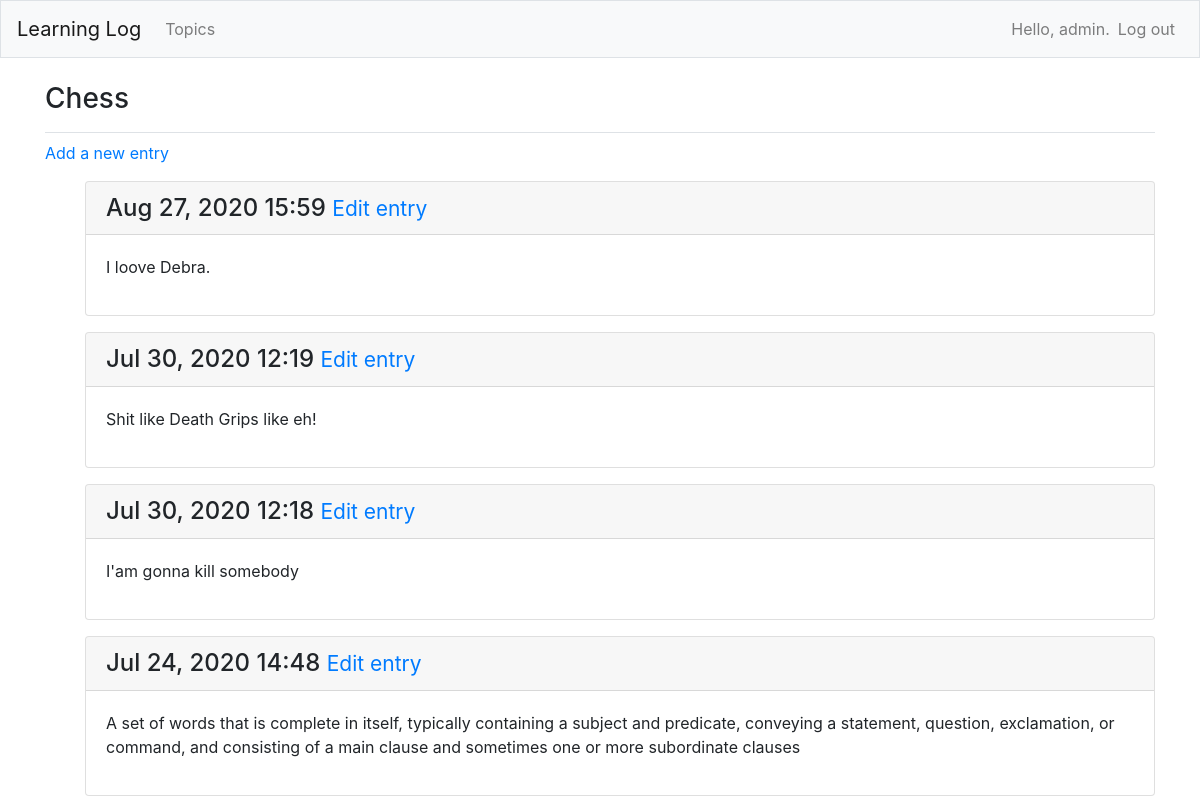
Page /topics/1/ (signed in) on the earlier database version.
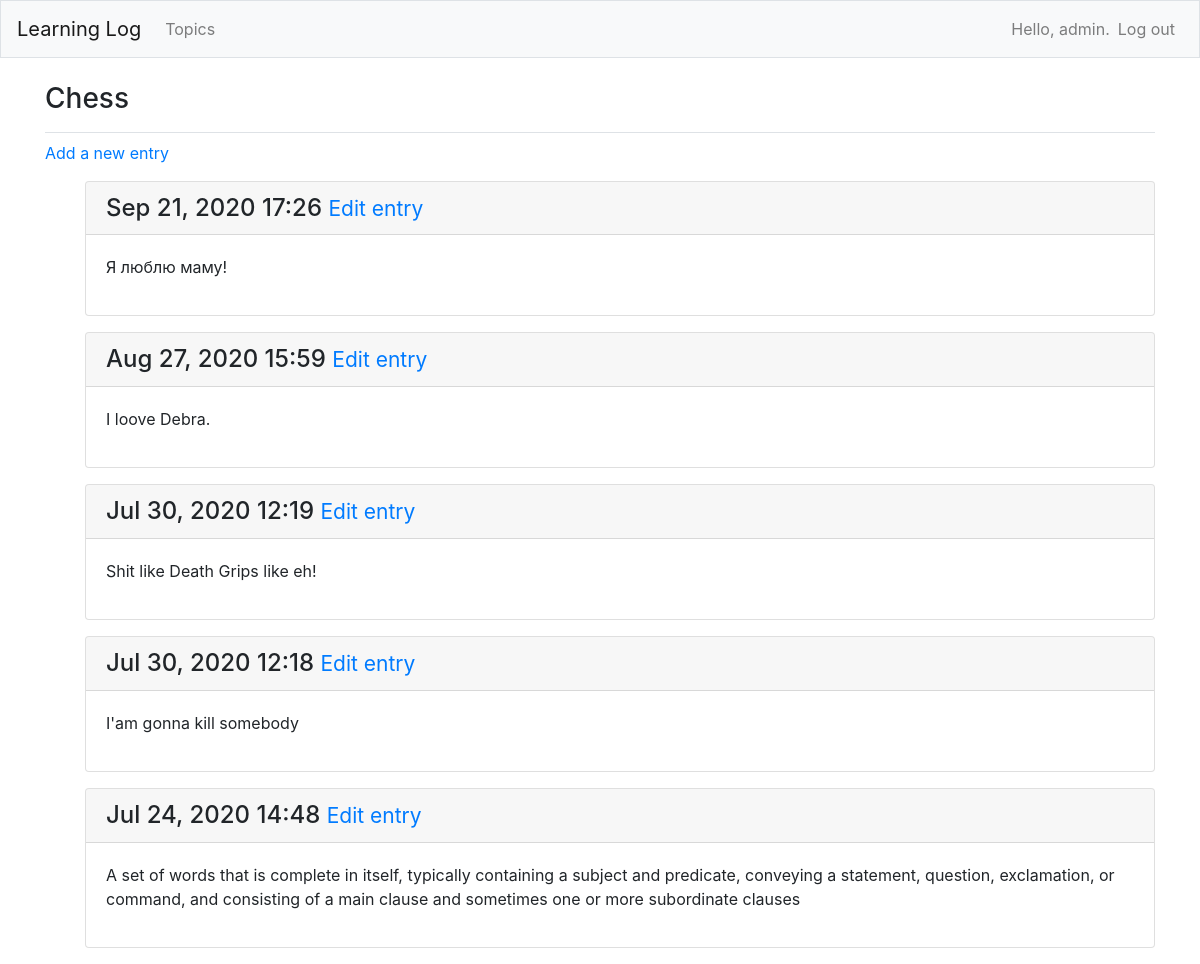
Same page on the later database version.
### learning_logs/models.py (models this page shows, shortened)
class Entry(models.Model):
    topic = models.ForeignKey(Topic, on_delete=models.CASCADE)
    text = models.TextField()
    date_added = models.DateTimeField(auto_now_add=True)
    class Meta:
        verbose_name_plural = 'entries'

### learning_logs/views.py (the view)
# urls.py: path('topics/<int:topic_id>/', views.topic, name='topic'),
@login_required
def topic(request, topic_id):
    topic = Topic.objects.get(id=topic_id)
    if topic.owner != request.user:
        raise Http404
    entries = topic.entry_set.order_by('-date_added')
    context = {'topic': topic, 'entries': entries}
    return render(request, 'learning_logs/topic.html', context)

### learning_logs/models.py (called while the page is built)
    def __str__(self):
        return self.text

### learning_logs/templates/learning_logs/topic.html
{% extends 'learning_logs/base.html' %}
{% block page_header %}
<h3>{{ topic }}</h3>
{% endblock page_header %}
{% block content %}
<p><a href="{% url 'learning_logs:new_entry' topic.id %}">Add a new entry</a></p>
<ul>
    {% for entry in entries %}
    <div class="card mb-3">
        <h4 class="card-header">
            {{ entry.date_added|date:'M d, Y H:i' }}
            <small><a href="{% url 'learning_logs:edit_entry' entry.id %}">Edit entry</a></small>
        </h4>
        <div class="card-body">
            {{ entry.text|linebreaks }}
        </div>
    </div>
    {% empty %}
    <p>There no entries of this topic yet.</p>
    {% endfor %}
</ul>
{% endblock content %}

Differences in the rows shown:
added Entry: date_added "Sep 21, 2020 17:26", text "Я люблю маму!"
